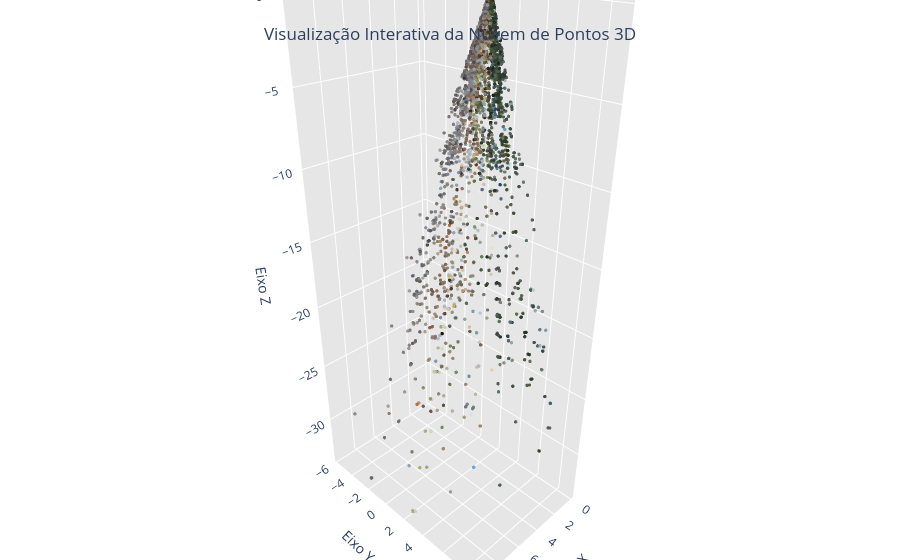

Source (notebook cell):
### Code cell
# Visualização interativa avançada da nuvem de pontos 3D
idx = np.random.choice(len(out_points), size=min(30000, len(out_points)), replace=False)
pts = np.asarray(out_points)[idx]
cols = np.asarray(out_colors)[idx] / 255.0

# Criar uma visualização Plotly mais elaborada
fig = go.Figure(data=[go.Scatter3d(
    x=pts[:, 0], y=pts[:, 1], z=pts[:, 2],
    mode='markers',
    marker=dict(
        size=2,
        color=cols,  # RGB colors
        opacity=0.8
    ),
    name='Nuvem de pontos'
)])

# Adicionar planos de referência (opcional)
max_range = max(
    np.max(pts[:, 0]) - np.min(pts[:, 0]), 
    np.max(pts[:, 1]) - np.min(pts[:, 1]),
    np.max(pts[:, 2]) - np.min(pts[:, 2])
)
mean_x = np.mean([np.min(pts[:, 0]), np.max(pts[:, 0])])
mean_y = np.mean([np.min(pts[:, 1]), np.max(pts[:, 1])])
mean_z = np.mean([np.min(pts[:, 2]), np.max(pts[:, 2])])

# Configuração aprimorada de layout
fig.update_layout(
    title={
        'text': "Visualização Interativa da Nuvem de Pontos 3D",
        'y':0.95,
        'x':0.5,
        'xanchor': 'center',
        'yanchor': 'top'
    },
    scene=dict(
        xaxis_title='Eixo X',
        yaxis_title='Eixo Y',
        zaxis_title='Eixo Z',
        xaxis=dict(showbackground=True, backgroundcolor="rgb(230, 230,230)", gridcolor='white'),
        yaxis=dict(showbackground=True, backgroundcolor="rgb(230, 230,230)", gridcolor='white'),
        zaxis=dict(showbackground=True, backgroundcolor="rgb(230, 230,230)", gridcolor='white'),
        camera=dict(
            up=dict(x=0, y=0, z=1),
            eye=dict(x=1.5, y=1.5, z=1.2)
        ),
        aspectmode='auto'
    ),
    margin=dict(l=0, r=0, b=0, t=0),
    legend=dict(
        yanchor="top",
        y=0.99,
        xanchor="left",
        x=0.01
    )
)

fig.show()

### Figure 1 — Plotly figure (JSON) as saved in the notebook; plotly's stock layout.template omitted (floating-point values rounded to 4 significant figures; data arrays with more than 128 entries replaced by an {"elided": "..."} marker saying what was removed)
{"data": [{"marker": {"color": {"elided": "30000x3 float values"}, "opacity": 0.8, "size": 2}, "mode": "markers", "name": "Nuvem de pontos", "type": "scatter3d", "x": {"elided": "30000 float values"}, "y": {"elided": "30000 float values"}, "z": {"elided": "30000 float values"}}], "layout": {"legend": {"x": 0.01, "xanchor": "left", "y": 0.99, "yanchor": "top"}, "margin": {"b": 0, "l": 0, "r": 0, "t": 0}, "scene": {"aspectmode": "auto", "camera": {"eye": {"x": 1.5, "y": 1.5, "z": 1.2}, "up": {"x": 0, "y": 0, "z": 1}}, "xaxis": {"backgroundcolor": "rgb(230, 230,230)", "gridcolor": "white", "showbackground": true, "title": {"text": "Eixo X"}}, "yaxis": {"backgroundcolor": "rgb(230, 230,230)", "gridcolor": "white", "showbackground": true, "title": {"text": "Eixo Y"}}, "zaxis": {"backgroundcolor": "rgb(230, 230,230)", "gridcolor": "white", "showbackground": true, "title": {"text": "Eixo Z"}}}, "title": {"text": "Visualização Interativa da Nuvem de Pontos 3D", "x": 0.5, "xanchor": "center", "y": 0.95, "yanchor": "top"}}}
